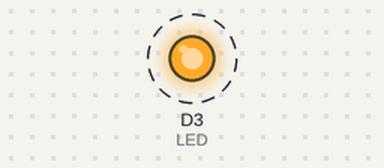
Simulated run of this sketch. Board: ESP8266 (Wemos D1 mini). Parts: output pins drawn as LEDs (lit = HIGH). Dashed ring = blinking.

Above: at 0.5 s.
Timing chart, 0 to 4.6 s (numbered marks = the images above):
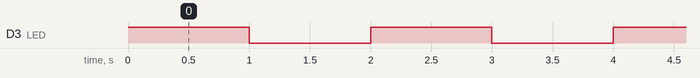

The sketch:

BlinkEsp8266.ino
```cpp
/*
 Blink by Saatvik Sehgal for WEMOS D1 mini
*/
const int LED = D3; // set LED as the variable name for the pin D3 so we can use "LED" instead of writing D3 every time
// the setup function runs once when you press reset or power the board
void setup() {
  pinMode(LED, OUTPUT); // initialize digital pin D3 as an output
  }

// the loop function runs over and over again forever
void loop() {
  digitalWrite(LED, HIGH);   // turn the LED on (HIGH is the voltage level)
  delay(1000);                       // wait for a second
  digitalWrite(LED, LOW);    // turn the LED off by making the voltage LOW
  delay(1000);                       // wait for a second
}
```

Measured:
- by itself, D3 (LED): alternates HIGH for 1.0 s and LOW for 1.0 s
